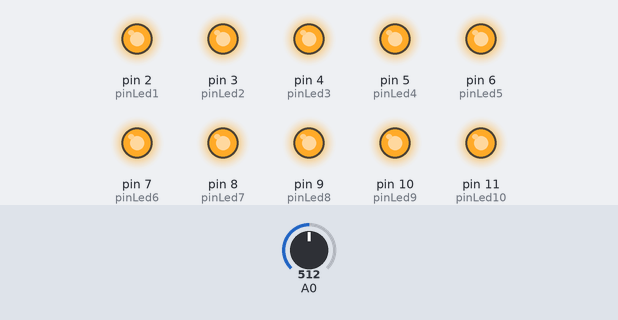
This sketch was run on a simulated Arduino Uno, built with avr-gcc and run on an emulated ATmega328P. On the bench: output pins drawn as LEDs (lit = HIGH). Inputs (shaded band) come from the test bench; at power-on: A0 = 512.

Above: at 1.2 s.
1.3 s: A0 set to 191
2.8 s: A0 set to 166
At 3.8 s:
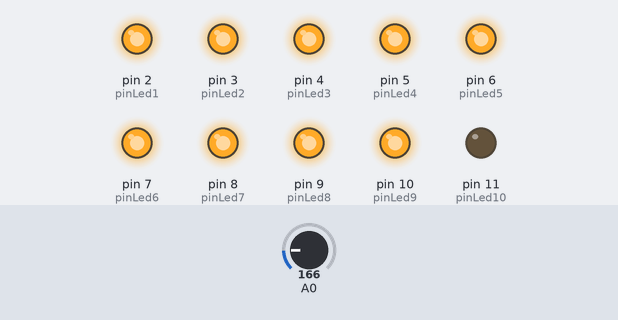
4.3 s: A0 set to 130
At 5.0 s:
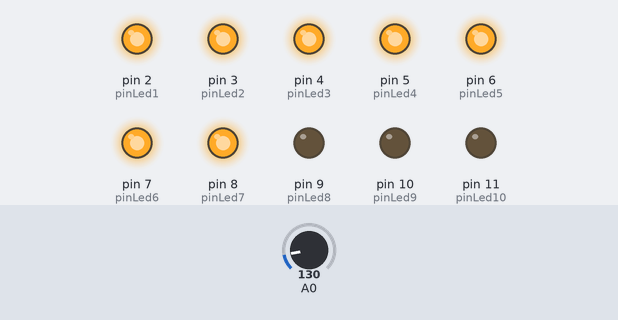
5.8 s: A0 set to 156
At 6.1 s:
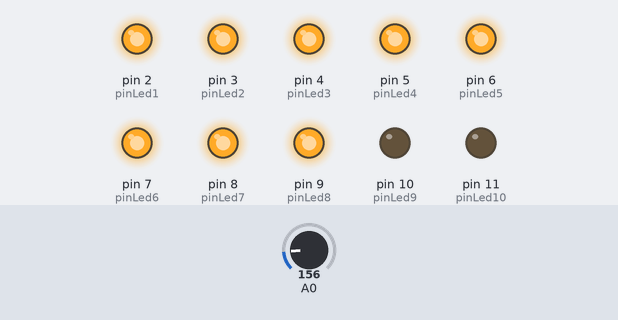
7.3 s: A0 set to 110
At 8.5 s:
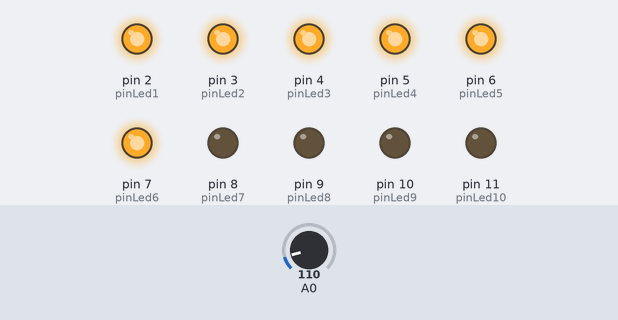
8.8 s: A0 set to 122
At 9.6 s:
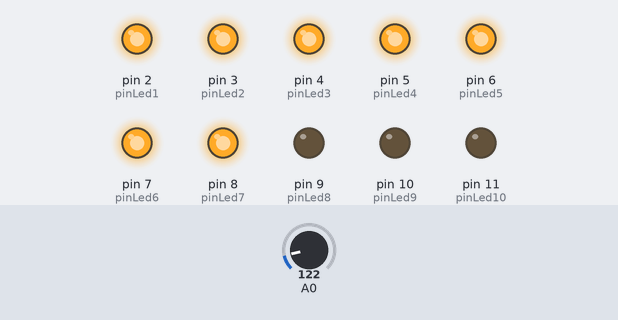
Timing chart, 0 to 11.3 s (numbered marks = the images above; inputs shaded):
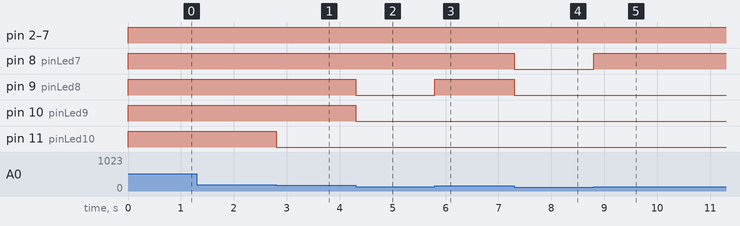

Measured:
- the behaviour switches between 181 and 180 on A0 (found by bisection; images 0 and 1)
- the behaviour switches between 140 and 141 on A0 (found by bisection; images 2 and 3)
- after the input at 1.3 s, every drawn part: stays the same
- after the input at 2.8 s, pin 11 (pinLed10): HIGH → LOW at once
- after the input at 4.3 s, pin 9 (pinLed8), pin 10 (pinLed9): HIGH → LOW at once
- after the input at 5.8 s, pin 9 (pinLed8): LOW → HIGH at once
- after the input at 7.3 s, pin 8 (pinLed7), pin 9 (pinLed8): HIGH → LOW at once
- after the input at 8.8 s, pin 8 (pinLed7): LOW → HIGH at once

The sketch:

exercicio1.ino
```cpp
/*
     Q0468-Sketch.ino
     AUTOR:   BrincandoComIdeias
     LINK:    https://www.youtube.com/brincandocomideias ; https://cursodearduino.net/
     COMPRE:  https://www.arducore.com.br/
     SKETCH:  Vumeter com Arduino
     DATA:    30/05/2019

	 ATUALIZACAO: em ../../.... por .... o que .......
*/

//DEFINICAO DOS PINOS
#define pinLed1  2
#define pinLed2  3
#define pinLed3  4
#define pinLed4  5
#define pinLed5  6
#define pinLed6  7
#define pinLed7  8
#define pinLed8  9
#define pinLed9  10
#define pinLed10 11


void setup() {
  pinMode(pinLed1, OUTPUT);
  pinMode(pinLed2, OUTPUT);
  pinMode(pinLed3, OUTPUT);
  pinMode(pinLed4, OUTPUT);
  pinMode(pinLed5, OUTPUT);
  pinMode(pinLed6, OUTPUT);
  pinMode(pinLed7, OUTPUT);
  pinMode(pinLed8, OUTPUT);
  pinMode(pinLed9, OUTPUT);
  pinMode(pinLed10, OUTPUT);
}

void loop() {
  int valorLido = analogRead(A0);

  digitalWrite(pinLed1, valorLido > 0);
  digitalWrite(pinLed2, valorLido > 20);
  digitalWrite(pinLed3, valorLido > 40);
  digitalWrite(pinLed4, valorLido > 60);
  digitalWrite(pinLed5, valorLido > 80);
  digitalWrite(pinLed6, valorLido > 100);
  digitalWrite(pinLed7, valorLido > 120);
  digitalWrite(pinLed8, valorLido > 140);
  digitalWrite(pinLed9, valorLido > 160);
  digitalWrite(pinLed10, valorLido > 180);
}
```

teste.ino
```cpp
#define pinLed1
#define pinLed2
#define pinLed3
```
